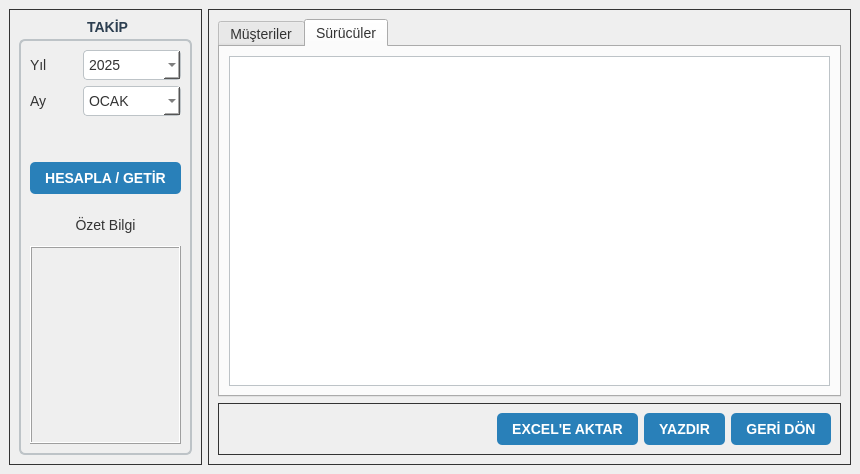
<?xml version="1.0" encoding="UTF-8"?>
<ui version="4.0">
 <class>MainWindow</class>
 <widget class="QMainWindow" name="MainWindow">
  <property name="geometry">
   <rect>
    <x>0</x>
    <y>0</y>
    <width>860</width>
    <height>474</height>
   </rect>
  </property>
  <property name="font">
   <font>
    <family>Segoe UI</family>
    <pointsize>-1</pointsize>
   </font>
  </property>
  <property name="windowTitle">
   <string>MainWindow</string>
  </property>
  <property name="styleSheet">
   <string notr="true">/* --- GENEL AYARLAR --- */
QWidget {
    font-family: &quot;Segoe UI&quot;, &quot;Calibri&quot;, sans-serif;
    font-size: 14px;
    color: #333333;
}

/* --- BUTONLAR --- */
QPushButton {
    background-color: #2980b9; /* Kurumsal Mavi */
    color: white;
    border-radius: 5px;
    padding: 8px 15px;
    font-weight: bold;
    border: none;
}
QPushButton:hover {
    background-color: #3498db; /* Üzerine gelince açıl */
}
QPushButton:pressed {
    background-color: #1f618d; /* Basınca koyulaş */
}
/* &quot;SİL&quot; Butonlarını Kırmızı Yapmak İstersen Özel İsimle Yakala */
QPushButton#btn_sil, QPushButton#btn_satir_sil {
    background-color: #c0392b;
}
QPushButton#btn_sil:hover, QPushButton#btn_satir_sil:hover {
    background-color: #e74c3c;
}

/* --- GİRİŞ KUTULARI (LineEdit, DateEdit, ComboBox) --- */
QLineEdit, QComboBox, QDateEdit, QTimeEdit {
    border: 1px solid #bdc3c7;
    border-radius: 4px;
    padding: 5px;
    background-color: white;
}
/* İçine tıklayınca (Focus) çerçeve parlasın */
QLineEdit:focus, QComboBox:focus, QDateEdit:focus {
    border: 2px solid #3498db;
}

/* --- TABLOLAR (En Önemlisi!) --- */
QTableWidget {
    background-color: white;
    gridline-color: #ecf0f1; /* Hücre çizgileri silik gri */
    border: 1px solid #bdc3c7;
}
/* Başlık Satırı */
QHeaderView::section {
    background-color: #2c3e50; /* Koyu Lacivert Başlık */
    color: white;
    padding: 5px;
    border: none;
    font-weight: bold;
}
/* Seçili Satır */
QTableWidget::item:selected {
    background-color: #d6eaf8; /* Açık mavi seçim */
    color: black;
}

/* --- GROUP BOX (Çerçeveler) --- */
QGroupBox {
    border: 2px solid #bdc3c7;
    border-radius: 6px;
    margin-top: 20px; /* Başlık için yer aç */
    font-weight: bold;
}
QGroupBox::title {
    subcontrol-origin: margin;
    subcontrol-position: top center; /* Başlığı ortala */
    padding: 0 10px;
    color: #2c3e50;
}</string>
  </property>
  <widget class="QWidget" name="centralwidget">
   <layout class="QHBoxLayout" name="horizontalLayout">
    <item>
     <widget class="QFrame" name="frame">
      <property name="maximumSize">
       <size>
        <width>220</width>
        <height>16777215</height>
       </size>
      </property>
      <property name="frameShape">
       <enum>QFrame::Shape::Box</enum>
      </property>
      <property name="frameShadow">
       <enum>QFrame::Shadow::Plain</enum>
      </property>
      <layout class="QVBoxLayout" name="verticalLayout">
       <item>
        <widget class="QGroupBox" name="grp_filtre">
         <property name="title">
          <string>TAKİP</string>
         </property>
         <layout class="QGridLayout" name="gridLayout">
          <item row="5" column="0" colspan="2">
           <widget class="QLabel" name="lbl_bilgi">
            <property name="maximumSize">
             <size>
              <width>16777215</width>
              <height>30</height>
             </size>
            </property>
            <property name="text">
             <string>Özet Bilgi</string>
            </property>
            <property name="alignment">
             <set>Qt::AlignmentFlag::AlignCenter</set>
            </property>
           </widget>
          </item>
          <item row="6" column="0" colspan="2">
           <widget class="QLabel" name="lbl_ozet">
            <property name="frameShape">
             <enum>QFrame::Shape::Box</enum>
            </property>
            <property name="frameShadow">
             <enum>QFrame::Shadow::Raised</enum>
            </property>
            <property name="text">
             <string/>
            </property>
           </widget>
          </item>
          <item row="1" column="1">
           <widget class="QComboBox" name="cmb_ay">
            <item>
             <property name="text">
              <string>OCAK</string>
             </property>
            </item>
            <item>
             <property name="text">
              <string>ŞUBAT</string>
             </property>
            </item>
            <item>
             <property name="text">
              <string>MART</string>
             </property>
            </item>
            <item>
             <property name="text">
              <string>NİSAN</string>
             </property>
            </item>
            <item>
             <property name="text">
              <string>MAYIS</string>
             </property>
            </item>
            <item>
             <property name="text">
              <string>HAZİRAN</string>
             </property>
            </item>
            <item>
             <property name="text">
              <string>TEMMUZ</string>
             </property>
            </item>
            <item>
             <property name="text">
              <string>AĞUSTOS</string>
             </property>
            </item>
            <item>
             <property name="text">
              <string>EYLÜL</string>
             </property>
            </item>
            <item>
             <property name="text">
              <string>EKİM</string>
             </property>
            </item>
            <item>
             <property name="text">
              <string>KASIM</string>
             </property>
            </item>
            <item>
             <property name="text">
              <string>ARALIK</string>
             </property>
            </item>
           </widget>
          </item>
          <item row="3" column="0" colspan="2">
           <widget class="QPushButton" name="btn_hesapla">
            <property name="text">
             <string>HESAPLA / GETİR</string>
            </property>
           </widget>
          </item>
          <item row="0" column="0">
           <widget class="QLabel" name="lbl_yil">
            <property name="text">
             <string>Yıl     </string>
            </property>
           </widget>
          </item>
          <item row="0" column="1">
           <widget class="QComboBox" name="cmb_yil">
            <item>
             <property name="text">
              <string>2025</string>
             </property>
            </item>
            <item>
             <property name="text">
              <string>2026</string>
             </property>
            </item>
            <item>
             <property name="text">
              <string>2027</string>
             </property>
            </item>
            <item>
             <property name="text">
              <string>2028</string>
             </property>
            </item>
            <item>
             <property name="text">
              <string>2029</string>
             </property>
            </item>
            <item>
             <property name="text">
              <string>2030</string>
             </property>
            </item>
           </widget>
          </item>
          <item row="1" column="0">
           <widget class="QLabel" name="lbl_ay">
            <property name="text">
             <string>Ay     </string>
            </property>
           </widget>
          </item>
          <item row="2" column="0">
           <spacer name="verticalSpacer">
            <property name="orientation">
             <enum>Qt::Orientation::Vertical</enum>
            </property>
            <property name="sizeType">
             <enum>QSizePolicy::Policy::Fixed</enum>
            </property>
            <property name="sizeHint" stdset="0">
             <size>
              <width>20</width>
              <height>40</height>
             </size>
            </property>
           </spacer>
          </item>
          <item row="4" column="0">
           <spacer name="verticalSpacer_2">
            <property name="orientation">
             <enum>Qt::Orientation::Vertical</enum>
            </property>
            <property name="sizeType">
             <enum>QSizePolicy::Policy::Fixed</enum>
            </property>
            <property name="sizeHint" stdset="0">
             <size>
              <width>20</width>
              <height>10</height>
             </size>
            </property>
           </spacer>
          </item>
         </layout>
        </widget>
       </item>
      </layout>
     </widget>
    </item>
    <item>
     <widget class="QFrame" name="sag_frame">
      <property name="frameShape">
       <enum>QFrame::Shape::Box</enum>
      </property>
      <property name="frameShadow">
       <enum>QFrame::Shadow::Plain</enum>
      </property>
      <layout class="QVBoxLayout" name="verticalLayout_2">
       <item>
        <widget class="QTabWidget" name="sekmeli_form">
         <property name="currentIndex">
          <number>1</number>
         </property>
         <property name="elideMode">
          <enum>Qt::TextElideMode::ElideNone</enum>
         </property>
         <widget class="QWidget" name="tab_musteri">
          <attribute name="title">
           <string>Müşteriler</string>
          </attribute>
          <layout class="QVBoxLayout" name="verticalLayout_3">
           <item>
            <widget class="QTableWidget" name="tbl_musteri_hakedis"/>
           </item>
          </layout>
         </widget>
         <widget class="QWidget" name="tab_surucu">
          <attribute name="title">
           <string>Sürücüler</string>
          </attribute>
          <layout class="QVBoxLayout" name="verticalLayout_4">
           <item>
            <widget class="QTableWidget" name="tbl_surucu_hakedis"/>
           </item>
          </layout>
         </widget>
        </widget>
       </item>
       <item>
        <widget class="QFrame" name="footer_frame">
         <property name="frameShape">
          <enum>QFrame::Shape::Box</enum>
         </property>
         <property name="frameShadow">
          <enum>QFrame::Shadow::Plain</enum>
         </property>
         <layout class="QHBoxLayout" name="horizontalLayout_2">
          <item>
           <spacer name="horizontalSpacer">
            <property name="orientation">
             <enum>Qt::Orientation::Horizontal</enum>
            </property>
            <property name="sizeHint" stdset="0">
             <size>
              <width>40</width>
              <height>20</height>
             </size>
            </property>
           </spacer>
          </item>
          <item>
           <widget class="QPushButton" name="btn_excele_aktar">
            <property name="font">
             <font>
              <family>Segoe UI</family>
              <pointsize>-1</pointsize>
              <bold>true</bold>
             </font>
            </property>
            <property name="text">
             <string>EXCEL'E AKTAR</string>
            </property>
           </widget>
          </item>
          <item>
           <widget class="QPushButton" name="btn_yazdir">
            <property name="text">
             <string>YAZDIR</string>
            </property>
           </widget>
          </item>
          <item>
           <widget class="QPushButton" name="btn_geri_don">
            <property name="font">
             <font>
              <family>Segoe UI</family>
              <pointsize>-1</pointsize>
              <bold>true</bold>
             </font>
            </property>
            <property name="text">
             <string>GERİ DÖN</string>
            </property>
           </widget>
          </item>
         </layout>
        </widget>
       </item>
      </layout>
     </widget>
    </item>
   </layout>
  </widget>
 </widget>
 <resources/>
 <connections/>
</ui>
